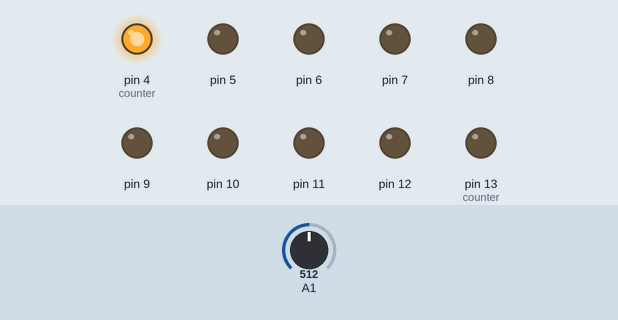
Simulated run of this sketch. Board: Arduino Uno, built with avr-gcc and run on an emulated ATmega328P. On the bench: output pins drawn as LEDs (lit = HIGH). The test bench sets the inputs (shaded band); at power-on: A1 = 512.

Above: at 1.2 s.
1.3 s: A1 set to 986
2.8 s: A1 set to 1017
At 4.5 s:
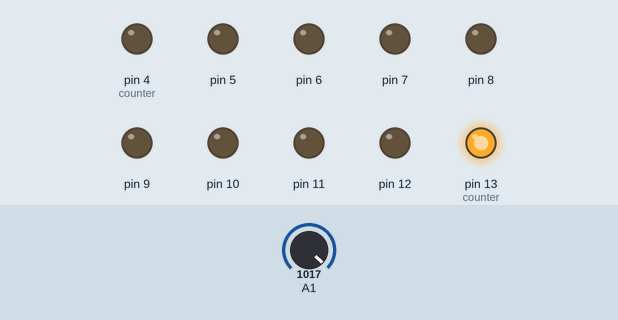
5.8 s: A1 set to 32
7.3 s: A1 set to 27
At 7.45 s:
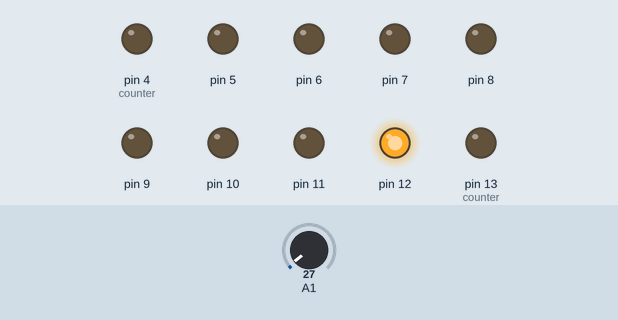
10.3 s: A1 set to 1010
At 10.45 s:
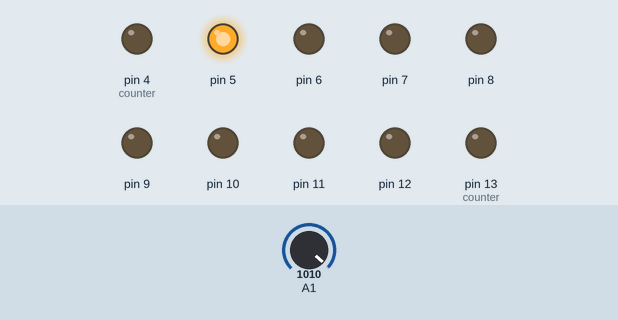
Timing chart, 0 to 13.3 s (numbered marks = the images above; inputs shaded):
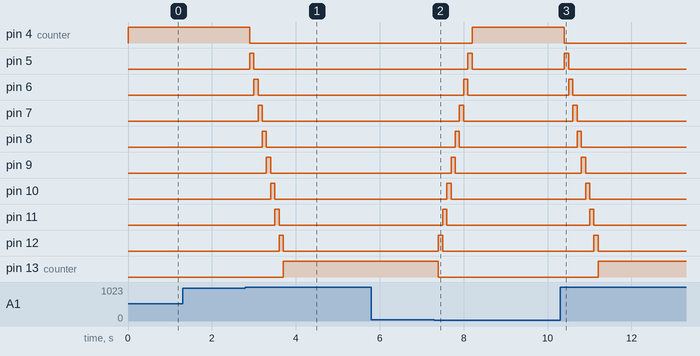

Measured:
- the behaviour switches between 1000 and 1001 on A1 (found by bisection; images 0 and 1)
- the behaviour switches between 30 and 29 on A1 (found by bisection; images 1 and 2)
- after the input at 1.3 s, every drawn part: stays the same
- after the input at 2.8 s, pin 4 (counter): HIGH → LOW after 0.10 s; pin 5: LOW → HIGH after 0.10 s, → LOW 0.10 s later; pin 6: LOW → HIGH after 0.20 s, → LOW 0.10 s later; pin 7: LOW → HIGH after 0.30 s, → LOW 0.10 s later; pin 8: LOW → HIGH after 0.40 s, → LOW 0.10 s later
- after the input at 5.8 s, every drawn part: stays the same
- after the input at 7.3 s, pin 4 (counter): LOW → HIGH after 0.90 s; pin 5: LOW → HIGH after 0.80 s, → LOW 0.10 s later; pin 6: LOW → HIGH after 0.70 s, → LOW 0.10 s later; pin 7: LOW → HIGH after 0.60 s, → LOW 0.10 s later; pin 8: LOW → HIGH after 0.50 s, → LOW 0.10 s later
- after the input at 10.3 s, pin 4 (counter): HIGH → LOW after 0.10 s; pin 5: LOW → HIGH after 0.10 s, → LOW 0.10 s later; pin 6: LOW → HIGH after 0.20 s, → LOW 0.10 s later; pin 7: LOW → HIGH after 0.30 s, → LOW 0.10 s later; pin 8: LOW → HIGH after 0.40 s, → LOW 0.10 s later

The sketch:

sketch_aug11a.ino
```cpp
int counter  = 4;
int x ;
int y ;
void setup() {
  pinMode ( 4 , OUTPUT );
  pinMode ( 5 , OUTPUT );
  pinMode ( 6 , OUTPUT );
  pinMode ( 7 , OUTPUT );
  pinMode ( 8 , OUTPUT );
  pinMode ( 9 , OUTPUT );
  pinMode ( 10 , OUTPUT );
  pinMode ( 11 , OUTPUT );
  pinMode ( 12 , OUTPUT );
  pinMode ( 13 , OUTPUT );

  digitalWrite( counter , HIGH );
}

void loop() {
  x = analogRead(A1);

  if ( x > 1000 )
  {
     counter++;
     delay(100);
  }
  else if ( x < 30 )
  {
     counter--;
     delay(100);
  }

  if ( counter > 13 )
  {
    counter = 13;
  }

  if ( counter < 4 )
  {
    counter = 4;
  }

  digitalWrite( counter - 1 , LOW );
  digitalWrite( counter , HIGH);
  digitalWrite( counter + 1 , LOW );
}
```
